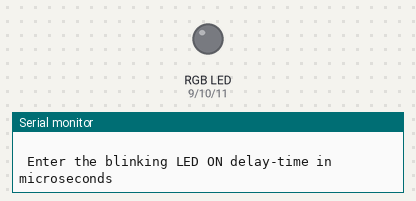
A sketch run on a simulated Arduino Uno, built with avr-gcc and run on an emulated ATmega328P. On the bench: an RGB LED mixed from three pins (HIGH = lit), the last lines printed to the serial monitor. Dim RGB values are drawn brighter than linear.

Above: at 0.1 s.
At 2.1 s:
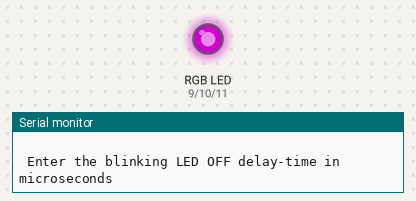
Timing chart, 0 to 3.6 s (numbered marks = the images above):
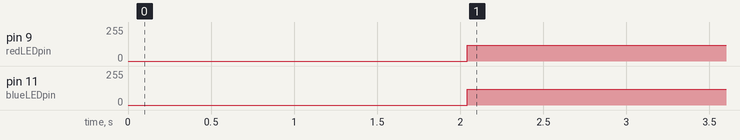

Measured:
- by itself, pin 9 (redLEDpin): 0/255 → 120/255 at 2.0 s
- by itself, pin 11 (blueLEDpin): 0/255 → 117/255 at 2.0 s

The sketch:

RGB_LED_Magenta_Color_Blink.ino
```cpp
     /**
        PROGRAM TO BLINK THE RGB LED IN MAGENTA/FUCHSIA COLOR MAKING USE OF THE
        analogwrite() scale (0-255)
     **/


int redLEDpin = 9;               //red LED initialized to pin 9
int greenLEDpin = 10;            //green LED initialized to pin 10
int blueLEDpin = 11;             //blue LED initialized to pin 11

int rColorStrength = 255;        //red LED brightness intesity set to 255
int gColorStrength = 0;          //green LED brightness intesity set to 0
int bColorStrength = 255;        //blue LED brightness intesity set to 255

                                 //RGB LED's brightness intensities(color strengths) to achieve magenta color


int delayOnTime;                 //to hold user prefered delay ON time
int delayOffTime;                //to hold user prefered delay OFF time


void setup()
{
   Serial.begin(9600);             //starting the serial port with baude rate factor 9600
   pinMode(redLEDpin, OUTPUT);     //red LED pin action defined for OUTPUT purpose
   pinMode(greenLEDpin, OUTPUT);   //red LED pin action defined for OUTPUT purpose
   pinMode(blueLEDpin, OUTPUT);    //red LED pin action defined for OUTPUT purpose

   Serial.println(" ");
   Serial.println(" Enter the blinking LED ON delay-time in microseconds  ");
                                   //prompt for user input for LED's ON delay time
   delayOnTime = Serial.parseInt();
                                   //reads the user input

   Serial.println(" ");
   Serial.println(" Enter the blinking LED OFF delay-time in microseconds  ");
                                   //prompt for user input for LED's OFF delay time
   delayOffTime = Serial.parseInt();
                                   //reads the user input
}

void loop()
{
   analogWrite(redLEDpin, rColorStrength);     //red LED pin powered to the defined potential
   analogWrite(greenLEDpin, gColorStrength);   //green LED pin powered to the defined potential
   analogWrite(blueLEDpin, bColorStrength);    //blue LED pin powered to the defined potential
   delay(delayOnTime);                         //LED ON time delay

   analogWrite(redLEDpin, 0);                  //red LED pin powered LOW
   analogWrite(greenLEDpin, 0);                //green LED pin powered LOW
   analogWrite(blueLEDpin, 0);                 //blue LED pin powered LOW
   delay(delayOffTime);                        //LED OFF time delay

                                               //RGB LED BLINKING IN MAGENTA COLOR
}
```
